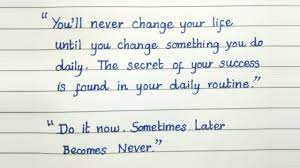
#> input picture index.jpg, 300 x 168 px
$ jupyter execute --allow-errors demo.ipynb   (shell and % lines are left out)
#> lines starting #> are read from the running program, lines starting #| are printed output that depends on the picture
[cell 1]
import pytesseract
import cv2

[cell 2]
img = cv2.imread('index.jpg')
#> img is the input picture: shape (168, 300, 3); mean B, G, R 223.2, 227.8, 224.7
img = cv2.resize(img, (600, 360))
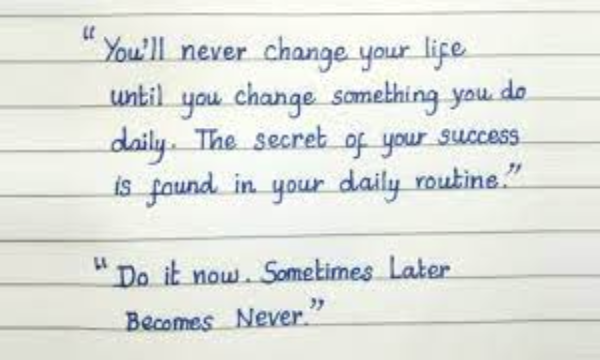
#> img: shape (360, 600, 3); mean B, G, R 223.1, 227.7, 224.6
#> (the rest of this cell did not finish here and is left out)
